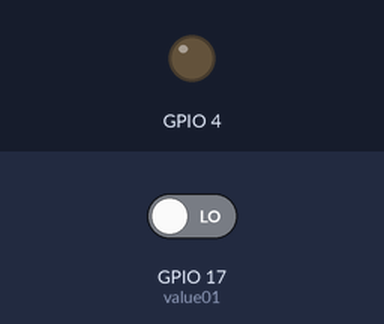
Recording of a program running on a simulated Raspberry Pi (BCM pin numbers). On the bench: output pins drawn as LEDs (lit = HIGH). Inputs (shaded band) come from the test bench; at power-on: GPIO 17 (value01) LOW. What the program prints to the terminal is not drawn.

Above: at 1.2 s.
1.3 s: GPIO 17 (value01) driven HIGH
At 2.2 s:
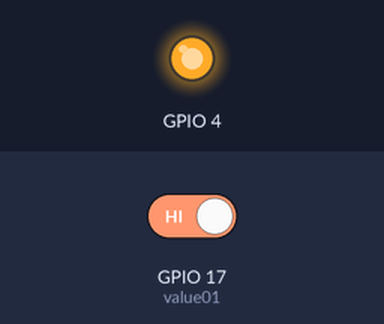
2.8 s: GPIO 17 (value01) driven LOW
At 3.3 s:
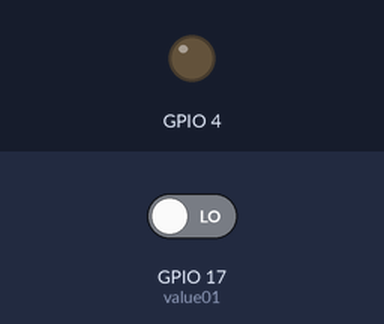
Timing chart, 0 to 5.8 s (numbered marks = the images above; inputs shaded):
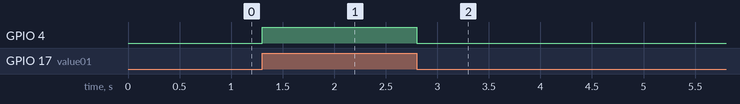

The program:

ex_bcm_control.py
```python
import RPi.GPIO as GPIO
import time

GPIO.setmode(GPIO.BCM)
GPIO.setup(4,GPIO.OUT)
GPIO.setup(17,GPIO.IN)

try:
    while True:
        value01 = GPIO.input(17)
        print(value01)
        GPIO.output(4,value01)
finally:
    GPIO.cleanup()
```

Measured:
- after the input at 1.3 s, GPIO 4: LOW → HIGH at once
- after the input at 2.8 s, GPIO 4: HIGH → LOW at once
